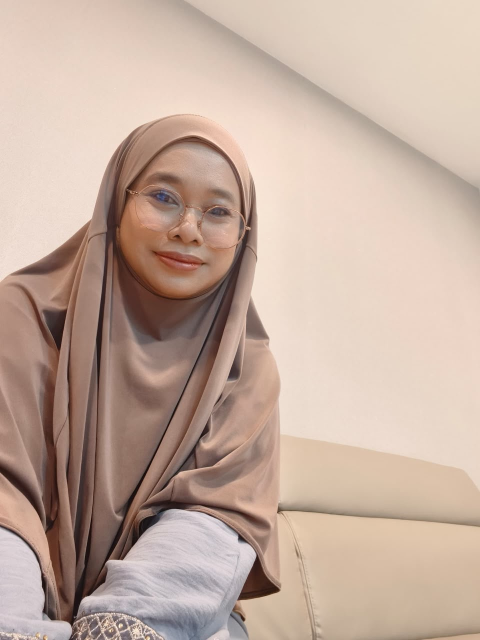
#> input picture assets/brand/sis-rose-original.jpg, 960 x 1280 px (shown at 1/2 size)
$ python render.py ../assets/brand/sis-rose-original.jpg ../assets/brand/sis-rose-original.jpg
#> lines starting #> are read from the running program, lines starting #| are printed output that depends on the picture; after the words box and inside, x2 and y2 are one past the last pixel; in counts of white or black regions, pixels touching at a corner belong together
"""Render video motivasi 'Jangan Terlalu Fikir Apa Orang Kata' (9:16, 1080x1920, 30fps).

Kegunaan:  python3 src/render.py <foto_sumber.png> <output.mp4> [--preview t1,t2,...]
"""
import math
import os
import subprocess
import sys
from functools import lru_cache
from multiprocessing import Pool

import numpy as np
from PIL import Image, ImageDraw, ImageFilter, ImageFont, ImageChops

W, H, FPS, DUR = 1080, 1920, 30, 45.0
ROOT = os.path.dirname(os.path.dirname(os.path.abspath(__file__)))
FONTS = os.path.join(ROOT, 'assets', 'fonts')

CREAM = (251, 243, 232)
PLUM = (74, 36, 102)
GOLD_L = (250, 226, 160)
GOLD_D = (184, 136, 58)

A = {}  # aset dikongsi (diisi oleh init)


# ---------------------------------------------------------------- utils
def clamp(x, a=0.0, b=1.0):
    return max(a, min(b, x))


def ease_io(x):
    x = clamp(x)
    return 0.5 - 0.5 * math.cos(math.pi * x)


def ease_out(x):
    x = clamp(x)
    return 1 - (1 - x) ** 3


# [4 lines left out: function ease_back, not called in this run]


def lerp(a, b, t):
    return a + (b - a) * t


# [39 lines left out: functions with_alpha, comp, comp_c, font, not called in this run]


def gradient_v(w, h, c1, c2):
    t = np.linspace(0, 1, h)[:, None, None]
    arr = np.array(c1)[None, None] * (1 - t) + np.array(c2)[None, None] * t
    arr = np.broadcast_to(arr, (h, w, 3))
    return Image.fromarray(arr.astype(np.uint8), 'RGB')


def gradient_d(w, h, c1, c2):
    yy, xx = np.mgrid[0:h, 0:w]
    t = ((xx / max(1, w) + yy / max(1, h)) / 2)[..., None]
    arr = np.array(c1) * (1 - t) + np.array(c2) * t
    return Image.fromarray(arr.astype(np.uint8), 'RGB')


def soft_dot(r, color, hard=0.35):
    s = int(r * 2 + 4)
    yy, xx = np.mgrid[0:s, 0:s]
    d = np.hypot(xx - s / 2, yy - s / 2) / r
    a = np.clip(1 - d, 0, 1)
    a = np.where(d < hard, 1.0, a ** 1.6)
    arr = np.zeros((s, s, 4), np.uint8)
    arr[..., :3] = color
    arr[..., 3] = (np.clip(a, 0, 1) * 255).astype(np.uint8)
    return Image.fromarray(arr, 'RGBA')


def sparkle(size, color=(255, 240, 200)):
    s = size * 4
    im = Image.new('RGBA', (s, s), (0, 0, 0, 0))
    d = ImageDraw.Draw(im)
    c = s / 2
    L, w = s * 0.48, s * 0.07
    d.polygon([(c, c - L), (c + w, c - w), (c + L, c), (c + w, c + w), (c, c + L), (c - w, c + w), (c - L, c), (c - w, c - w)],
              fill=color + (255,))
    glow = im.filter(ImageFilter.GaussianBlur(s * 0.08))
    out = Image.alpha_composite(glow, im)
    return out.resize((size, size), Image.LANCZOS)


def circle_mask(d, ss=4):
    m = Image.new('L', (d * ss, d * ss), 0)
    ImageDraw.Draw(m).ellipse((0, 0, d * ss - 1, d * ss - 1), fill=255)
    return m.resize((d, d), Image.LANCZOS)


# [30 lines left out: functions rrect_mask, perspective_coeffs, rotate_y, not called in this run]


# ---------------------------------------------------------------- assets
def init(photo_path):
    if A:
        return
    src = Image.open(photo_path).convert('RGB')
    s = src.width / 924.0  # skala skrin asal
    cx, cy, r = 462 * s, 700 * s, 207 * s  # bulatan foto dalam bingkai emas
    sq = src.crop((int(cx - r), int(cy - r), int(cx + r), int(cy + r)))
    sq = sq.resize((1000, 1000), Image.LANCZOS).filter(ImageFilter.UnsharpMask(2, 55, 2))
    A['photo'] = sq

    # latar belakang: foto dikabur + grade warm-cinematic + vinyet
    big = sq.resize((260, 260), Image.BILINEAR).filter(ImageFilter.GaussianBlur(22))
    bw, bh = int(W * 1.18), int(H * 1.18)
    big = big.resize((bh, bh), Image.BICUBIC).crop(((bh - bw) // 2, 0, (bh - bw) // 2 + bw, bh))
    arr = np.asarray(big).astype(np.float32)
    arr = arr * 0.40 * np.array([1.12, 0.90, 0.92]) + np.array([30, 12, 26])
    yy, xx = np.mgrid[0:bh, 0:bw]
    v = np.hypot((xx - bw / 2) / (bw * 0.62), (yy - bh * 0.45) / (bh * 0.62))
    arr *= np.clip(1.15 - v ** 2 * 0.75, 0.35, 1.1)[..., None]
    A['bg'] = Image.fromarray(np.clip(arr, 0, 255).astype(np.uint8)).convert('RGBA')

    # latar Follow (lavender cerah seperti jenama Sis Rose)
    g = gradient_v(W, H, (214, 198, 236), (250, 244, 248))
    gl = Image.new('RGBA', (W, H), (0, 0, 0, 0))
    d = ImageDraw.Draw(gl)
    for i, (yc, col) in enumerate([(1500, (230, 210, 240, 120)), (1650, (245, 225, 240, 140)), (1350, (255, 255, 255, 90))]):
        pts = [(x, yc + 90 * math.sin(x / 260 + i * 1.7)) for x in range(-20, W + 40, 20)]
        d.polygon(pts + [(W + 40, H), (-20, H)], fill=col)
    gl = gl.filter(ImageFilter.GaussianBlur(40))
    A['bg_follow'] = Image.alpha_composite(g.convert('RGBA'), gl)

    # light leaks
    A['leak_gold'] = soft_dot(520, (255, 196, 120), hard=0).point(lambda v: v)  # RGBA
    A['leak_rose'] = soft_dot(460, (255, 150, 190), hard=0)
    for k in ('leak_gold', 'leak_rose'):
        im = A[k]
        im.putalpha(im.getchannel('A').point(lambda v: int(v * 0.33)))

    A['dots'] = [soft_dot(r, (255, 236, 200), hard=0.25) for r in (3, 5, 7, 10, 14)]
    A['bokeh'] = [soft_dot(r, c, hard=0.6) for r, c in [(18, (255, 220, 180)), (26, (255, 200, 210)), (34, (255, 230, 190))]]
    for b in A['bokeh']:
        b.putalpha(b.getchannel('A').point(lambda v: int(v * 0.28)))
    A['spark'] = [sparkle(s) for s in (22, 34, 50, 70)]

    rng = np.random.default_rng(3)
    A['particles'] = [(rng.uniform(0, W), rng.uniform(0, H), rng.uniform(12, 45), rng.uniform(0, 6.28),
                       int(rng.integers(0, 5)), rng.uniform(0.3, 1.0)) for _ in range(46)]
    A['bokehs'] = [(rng.uniform(0, W), rng.uniform(0, H), rng.uniform(6, 18), int(rng.integers(0, 3))) for _ in range(12)]

    # bingkai cincin emas
    D = 720
    A['ring'] = make_ring(D)
    A['ring_follow'] = make_ring(D, follow=True)
    A['mask_D'] = circle_mask(D)
    A['paper'] = [make_paper(c, i) for i, c in enumerate([(78, 40, 84), (216, 164, 170), (244, 232, 216)])]
    A['strip'] = make_strip(820, 150)
    A['texts'] = {}


def make_ring(D, follow=False):
    pad = 70
    S = D + pad * 2
    im = Image.new('RGBA', (S, S), (0, 0, 0, 0))
    th = 16
    outer = circle_mask(D + th * 2)
    inner = circle_mask(D)
    ring = Image.new('L', (S, S), 0)
    ring.paste(outer, (pad - th, pad - th))
    hole = Image.new('L', (S, S), 0)
    hole.paste(inner, (pad, pad))
    ring = ImageChops.subtract(ring, hole)
    gold = gradient_d(S, S, (255, 236, 180), (150, 104, 40)).convert('RGBA')
    # kilau logam
    sheen = gradient_v(S, S, (255, 250, 230), (120, 80, 30)).convert('RGBA')
    gold = Image.blend(gold, sheen, 0.35)
    glow = Image.new('RGBA', (S, S), (255, 214, 150, 0))
    glow.putalpha(ring.filter(ImageFilter.GaussianBlur(18)).point(lambda v: int(v * (0.5 if not follow else 0.35))))
    shadow = Image.new('RGBA', (S, S), (20, 5, 25, 0))
    shadow.putalpha(ring.filter(ImageFilter.GaussianBlur(10)).point(lambda v: int(v * 0.6)))
    im = Image.alpha_composite(im, glow)
    im.alpha_composite(shadow, (0, 6))
    gold.putalpha(ring)
    im = Image.alpha_composite(im, gold)
    # mutiara kecil di sekeliling cincin
    d = ImageDraw.Draw(im)
    for k in range(10):
        a = k / 10 * 2 * math.pi + 0.3
        rr = D / 2 + th + 24
        x, y = S / 2 + rr * math.cos(a), S / 2 + rr * math.sin(a)
        d.ellipse((x - 5, y - 5, x + 5, y + 5), fill=(255, 238, 200, 230))
    return im


def make_paper(color, seed):
    """Jalur kertas koyak (paper cut) dengan tepi serat & bayang."""
    rng = np.random.default_rng(seed + 11)
    bh = int(H * 1.25)
    m = 140
    S = (W, bh + 2 * m)

    def edge(y0, sign):
        pts = []
        ph = rng.uniform(0, 6)
        for x in range(-30, W + 60, 16):
            pts.append((x, y0 + sign * (rng.uniform(-13, 13) + 26 * math.sin(x / 140 + ph) + 12 * math.sin(x / 47 + ph * 2))))
        return pts

    top, bot = edge(m, 1), edge(m + bh, -1)
    poly = top + bot[::-1]
    im = Image.new('RGBA', S, (0, 0, 0, 0))
    sh = Image.new('L', S, 0)
    ImageDraw.Draw(sh).polygon([(x, y + 14) for x, y in poly], fill=150)
    sh = sh.filter(ImageFilter.GaussianBlur(16))
    shadow = Image.new('RGBA', S, (15, 5, 20, 0))
    shadow.putalpha(sh)
    im = Image.alpha_composite(im, shadow)
    d = ImageDraw.Draw(im)
    rim = [(x, y - 7) for x, y in top] + [(x, y + 7) for x, y in bot[::-1]]
    d.polygon(rim, fill=(255, 252, 245, 255))
    d.polygon(poly, fill=tuple(color) + (255,))
    # tekstur kertas
    arr = np.asarray(im).astype(np.int16)
    noise = rng.normal(0, 7, (S[1], S[0], 1)).astype(np.int16)
    arr[..., :3] = np.clip(arr[..., :3] + noise, 0, 255)
    return Image.fromarray(arr.astype(np.uint8), 'RGBA'), m, bh


def make_strip(w, h):
    rng = np.random.default_rng(5)
    S = (w + 60, h + 60)
    pts = []
    for x in range(0, w + 1, 14):
        pts.append((30 + x, 30 + rng.uniform(-5, 5)))
    for y in range(0, h + 1, 12):
        pts.append((30 + w + rng.uniform(-6, 6), 30 + y))
    for x in range(w, -1, -14):
        pts.append((30 + x, 30 + h + rng.uniform(-5, 5)))
    for y in range(h, -1, -12):
        pts.append((30 + rng.uniform(-6, 6), 30 + y))
    im = Image.new('RGBA', S, (0, 0, 0, 0))
    sh = Image.new('L', S, 0)
    ImageDraw.Draw(sh).polygon([(x + 4, y + 8) for x, y in pts], fill=140)
    shadow = Image.new('RGBA', S, (10, 0, 15, 0))
    shadow.putalpha(sh.filter(ImageFilter.GaussianBlur(9)))
    im = Image.alpha_composite(im, shadow)
    ImageDraw.Draw(im).polygon(pts, fill=(246, 236, 222, 255))
    arr = np.asarray(im).astype(np.int16)
    arr[..., :3] = np.clip(arr[..., :3] + rng.normal(0, 6, (S[1], S[0], 1)), 0, 255)
    return Image.fromarray(arr.astype(np.uint8), 'RGBA')


# ---------------------------------------------------------------- text
# [38 lines left out: function word_sprite, not called in this run]


class Block:
    """Blok teks animasi: senarai baris (teks, saiz, masa_mula, gaya).
    Perkataan berbalut *...* diserlahkan (emas)."""

    # [491 lines left out: functions __init__, draw, background, particles, portrait, draw_portrait and 14 more, not called in this run]


SCENES = [(0.0, 6.0, scene1), (6.0, 11.0, scene2), (11.0, 16.5, scene3), (16.5, 23.0, scene4),
          (23.0, 30.0, scene5), (30.0, 36.5, scene6), (36.5, 40.5, scene_cta), (40.5, DUR, scene_follow)]
TRANS = {6.0: ('paper', 0.6), 11.0: ('zoom', 0.45), 16.5: ('glass', 0.45), 23.0: ('orbit', 0.5),
         30.0: ('paper', 0.6), 36.5: ('glass', 0.45), 40.5: ('flash', 0.5)}


def scene_at(i, gt):
    s, e, fn = SCENES[i]
    return fn(gt - s, gt)


# [78 lines left out: functions paper_trans, blur_frame, transition, frame, not called in this run]


# ---------------------------------------------------------------- render
def render_chunk(args):
    photo, idx, f0, f1, out = args
    init(photo)
#> in init, src is the input picture: PIL image 960x1280 RGB; mean R, G, B 195.7, 172.5, 158.9
#> in init, `g = gradient_v(W, H, (214, 198, 236), (250, 244, 248))`:
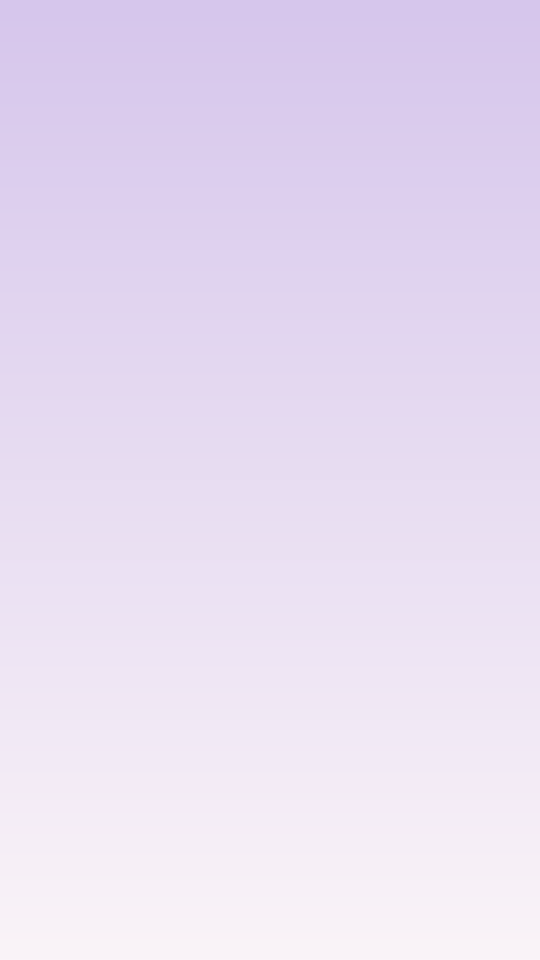
#> g: PIL image 1080x1920 RGB (shown at 1/2 size); mean R, G, B 231.5, 220.5, 241.5
#> in init, `gl = Image.new('RGBA', (W, H), (0, 0, 0, 0))`: gl: PIL image 1080x1920 RGBA; every value is 0
#> in init, `gl = gl.filter(ImageFilter.GaussianBlur(40))`:
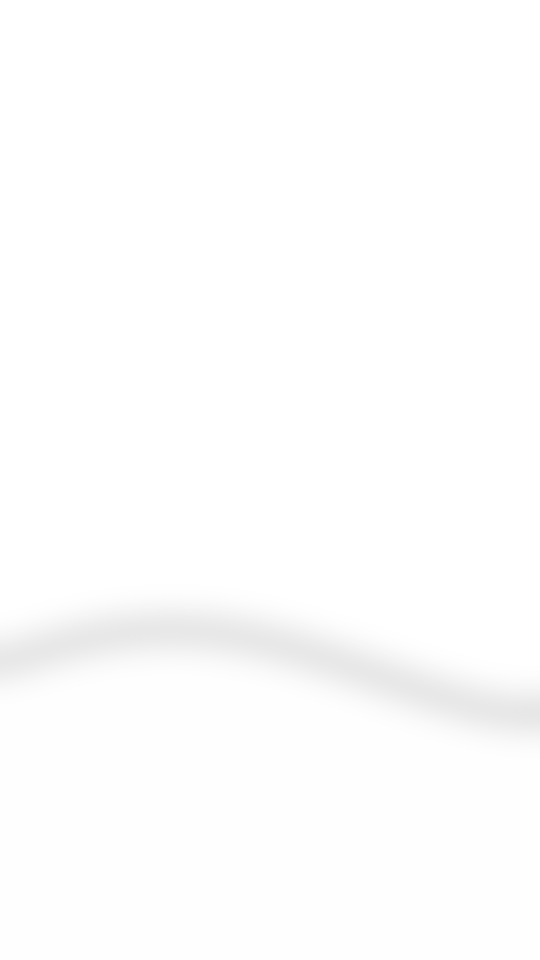
#> gl: PIL image 1080x1920 RGBA (shown at 1/2 size); mean R, G, B, A 79.4, 79.4, 79.4, 28; transparent parts drawn white
#> the loop in init, `for b in A['bokeh']:` made 3 passes
#> in sparkle, `im = Image.new('RGBA', (s, s), (0, 0, 0, 0))`: im: PIL image 88x88 RGBA; every value is 0
#> in sparkle (call 2), `im = Image.new('RGBA', (s, s), (0, 0, 0, 0))`: im: PIL image 136x136 RGBA; every value is 0
#> in sparkle (call 3), `im = Image.new('RGBA', (s, s), (0, 0, 0, 0))`: im: PIL image 200x200 RGBA; every value is 0
#> in sparkle (call 4), `im = Image.new('RGBA', (s, s), (0, 0, 0, 0))`: im: PIL image 280x280 RGBA; every value is 0
#> in make_ring, `im = Image.new('RGBA', (S, S), (0, 0, 0, 0))`: im: PIL image 860x860 RGBA; every value is 0
#> in circle_mask, `m = Image.new('L', (d * ss, d * ss), 0)`: m: PIL image 3008x3008 L; every value is 0
#> in circle_mask, `ImageDraw.Draw(m).ellipse((0, 0, d * ss - 1, d * ss - 1), fill=255)`:
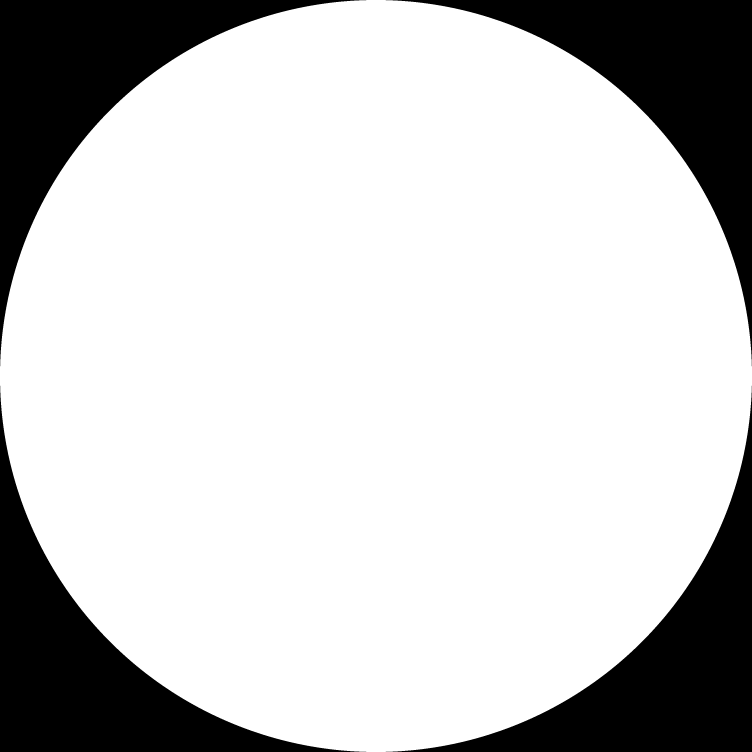
#> m: PIL image 3008x3008 L (shown at 1/4 size); 78.5% white; 4 black regions, box (x1, y1, x2, y2) and area: (0, 0, 1465, 1465) 485567, (1543, 0, 3008, 1465) 485567, (0, 1543, 1465, 3008) 485567, (1543, 1543, 3008, 3008) 485567
#> in circle_mask (call 2), `m = Image.new('L', (d * ss, d * ss), 0)`: m: PIL image 2880x2880 L; every value is 0
#> in circle_mask (call 2), `ImageDraw.Draw(m).ellipse((0, 0, d * ss - 1, d * ss - 1), fill=255)`: m: PIL image 2880x2880 L; 78.5% white; 4 black regions, box (x1, y1, x2, y2) and area: (0, 0, 1402, 1402) 445086, (1478, 0, 2880, 1402) 445086, (0, 1478, 1402, 2880) 445086, (1478, 1478, 2880, 2880) 445086
#> in make_ring, `ring = Image.new('L', (S, S), 0)`: ring: PIL image 860x860 L; every value is 0
#> in make_ring, `ring = ImageChops.subtract(ring, hole)`:
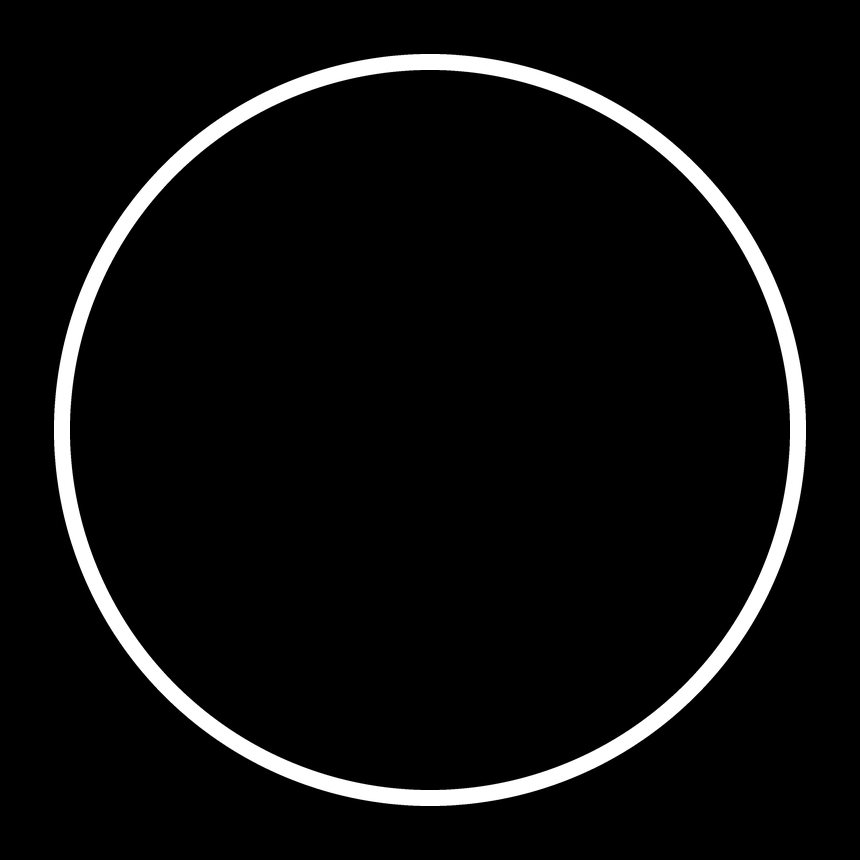
#> ring: PIL image 860x860 L; min 0, max 255, mean 12.8
#> in make_ring, `sheen = gradient_v(S, S, (255, 250, 230), (120, 80, 30)).convert('RGBA')`:
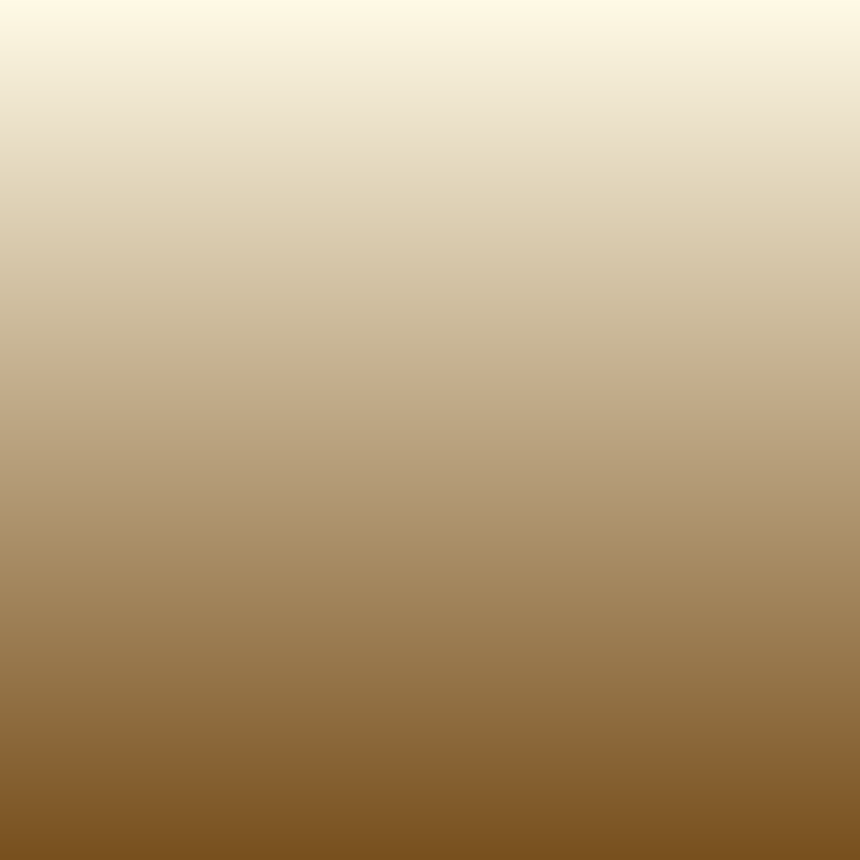
#> sheen: PIL image 860x860 RGBA; mean R, G, B, A 187, 164.5, 129.5, 255
#> in make_ring, `gold = Image.blend(gold, sheen, 0.35)`:
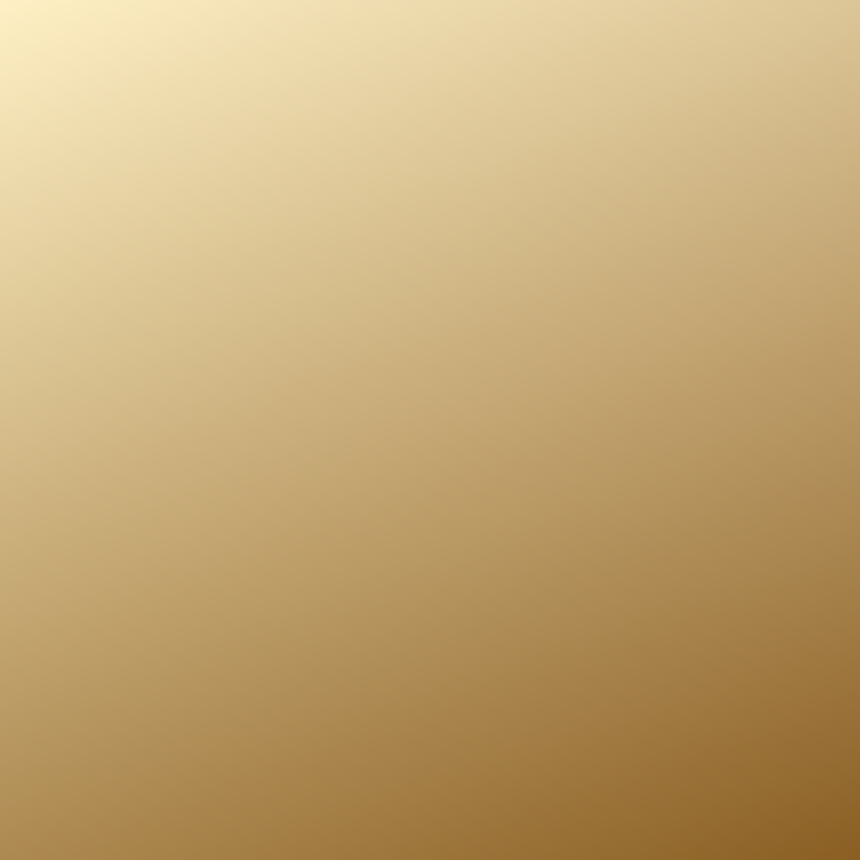
#> gold: PIL image 860x860 RGBA; mean R, G, B, A 196.3, 167.3, 116.1, 255
#> in make_ring, `shadow.putalpha(ring.filter(ImageFilter.GaussianBlur(10)).point(lambda..`:
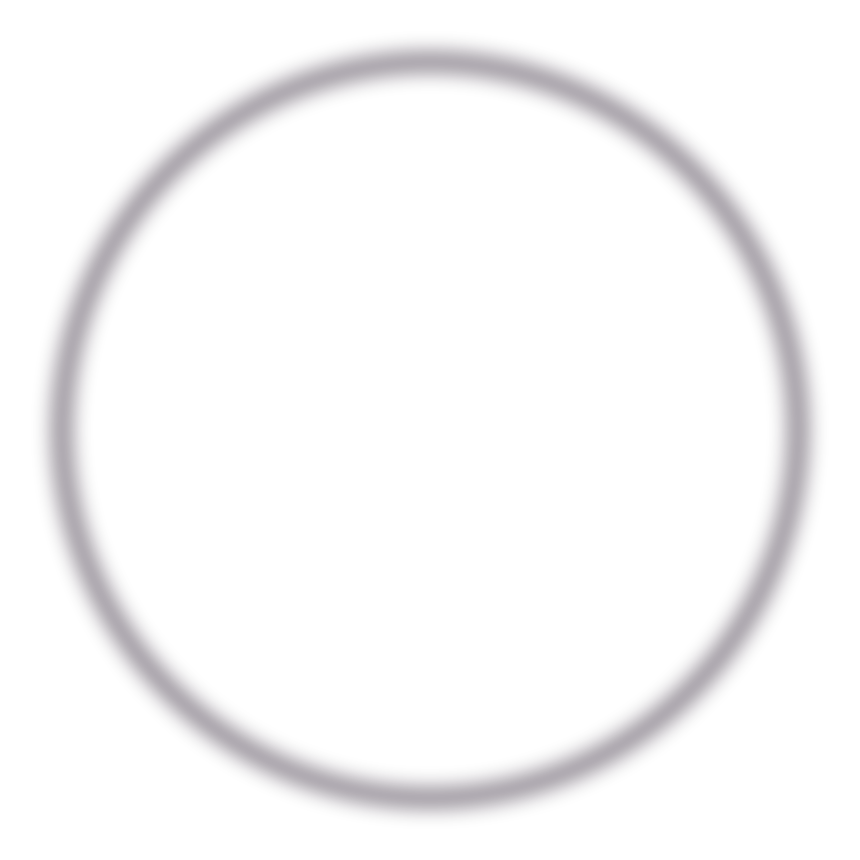
#> shadow: PIL image 860x860 RGBA; mean R, G, B, A 20, 5, 25, 7.6; transparent parts drawn white
    cmd = ['ffmpeg', '-y', '-loglevel', 'error', '-f', 'rawvideo', '-pix_fmt', 'rgb24', '-s', f'{W}x{H}', '-r', str(FPS),
           '-i', '-', '-c:v', 'libx264', '-preset', 'medium', '-crf', '17', '-pix_fmt', 'yuv420p', out]
#> (the run stopped early here; a loop or call above may not have finished)
